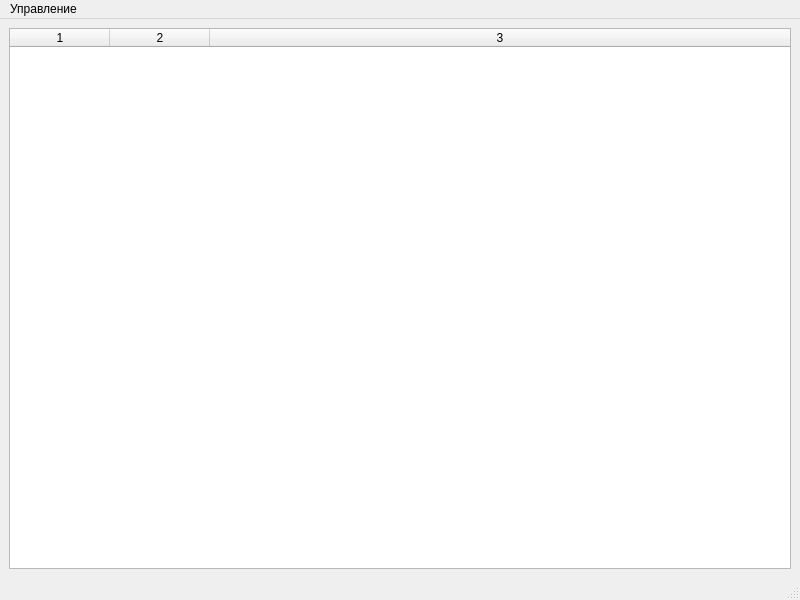
<?xml version="1.0" encoding="UTF-8"?>
<ui version="4.0">
 <class>MainWindow</class>
 <widget class="QMainWindow" name="MainWindow">
  <property name="geometry">
   <rect>
    <x>0</x>
    <y>0</y>
    <width>800</width>
    <height>600</height>
   </rect>
  </property>
  <property name="windowTitle">
   <string notr="true">FiThoFuPro</string>
  </property>
  <widget class="QWidget" name="centralwidget">
   <layout class="QVBoxLayout" name="verticalLayout_2">
    <item>
     <widget class="QTableWidget" name="tableWidget">
      <property name="sortingEnabled">
       <bool>true</bool>
      </property>
      <property name="rowCount">
       <number>0</number>
      </property>
      <property name="columnCount">
       <number>3</number>
      </property>
      <attribute name="horizontalHeaderCascadingSectionResizes">
       <bool>true</bool>
      </attribute>
      <attribute name="horizontalHeaderHighlightSections">
       <bool>false</bool>
      </attribute>
      <attribute name="horizontalHeaderStretchLastSection">
       <bool>true</bool>
      </attribute>
      <column/>
      <column/>
      <column/>
     </widget>
    </item>
   </layout>
  </widget>
  <widget class="QStatusBar" name="statusBar"/>
  <widget class="QMenuBar" name="menuBar">
   <property name="geometry">
    <rect>
     <x>0</x>
     <y>0</y>
     <width>800</width>
     <height>22</height>
    </rect>
   </property>
   <widget class="QMenu" name="menu">
    <property name="title">
     <string>Управление</string>
    </property>
    <addaction name="m_hide_to_tray"/>
    <addaction name="m_dude_i_really_have_to_exit"/>
   </widget>
   <addaction name="menu"/>
  </widget>
  <action name="m_hide_to_tray">
   <property name="text">
    <string>Свернуть в трей</string>
   </property>
  </action>
  <action name="m_dude_i_really_have_to_exit">
   <property name="text">
    <string>Выйти из приложения</string>
   </property>
  </action>
 </widget>
 <resources/>
 <connections/>
</ui>
